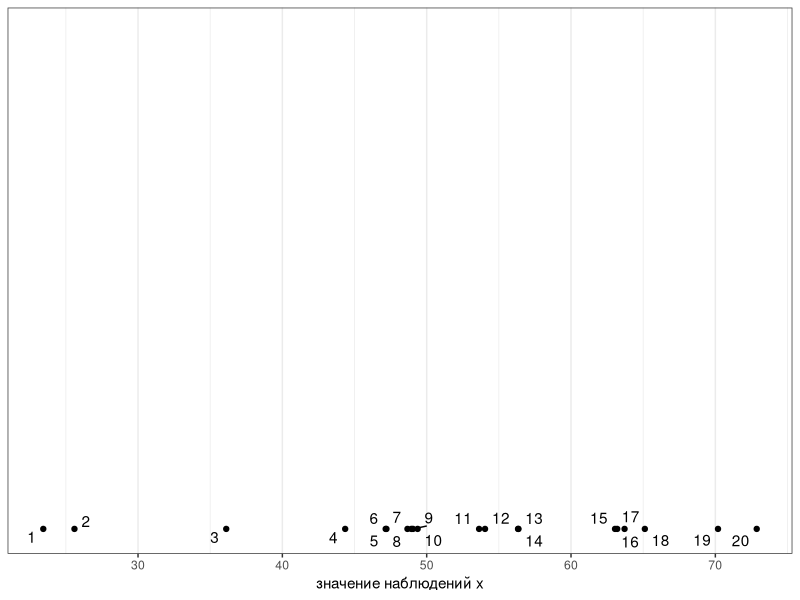
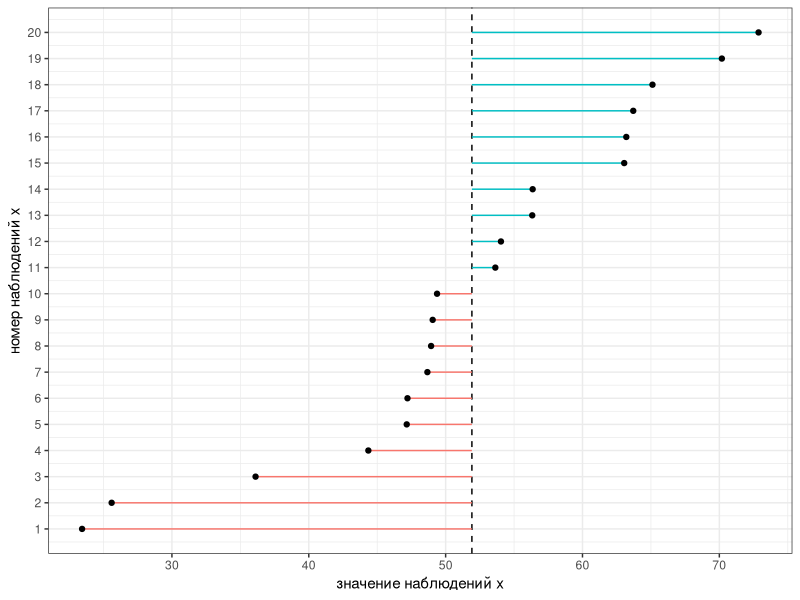
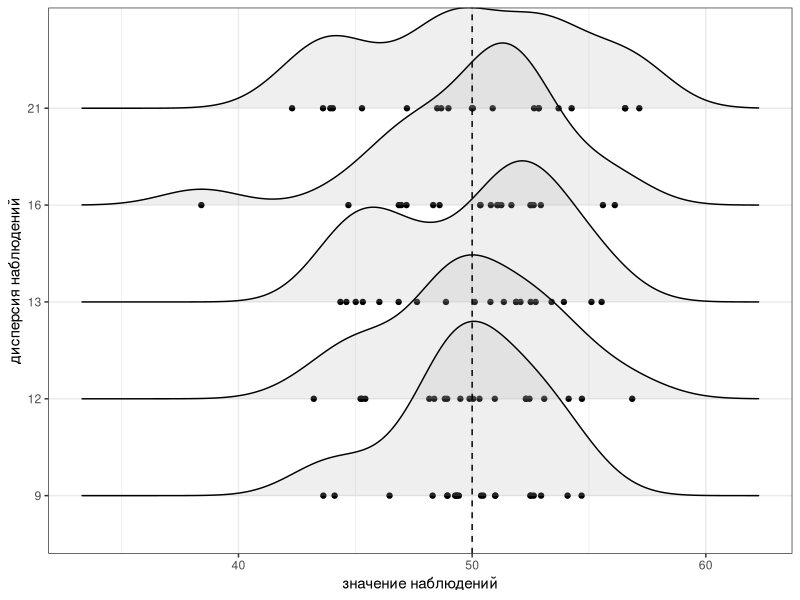
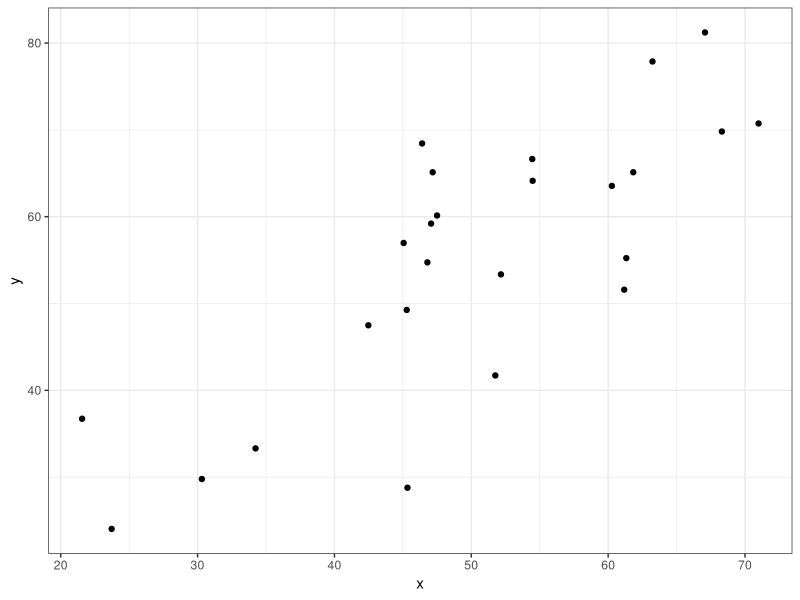
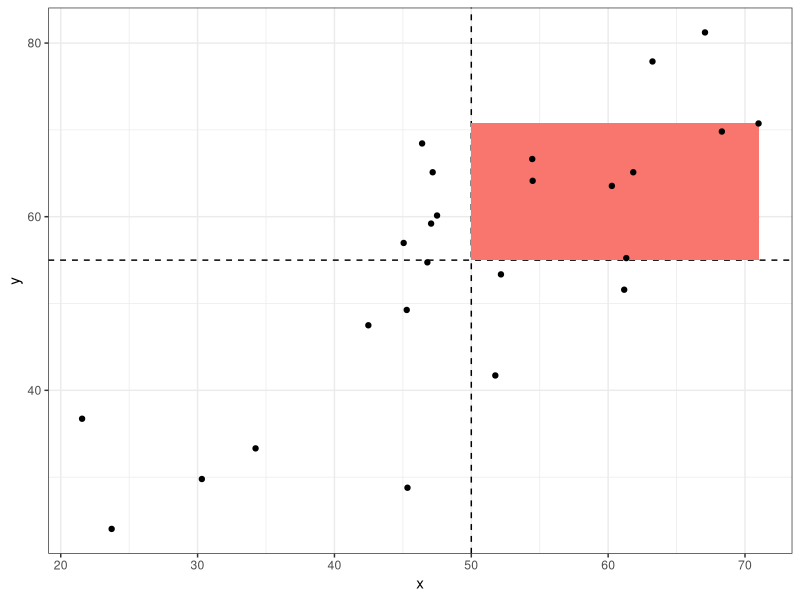
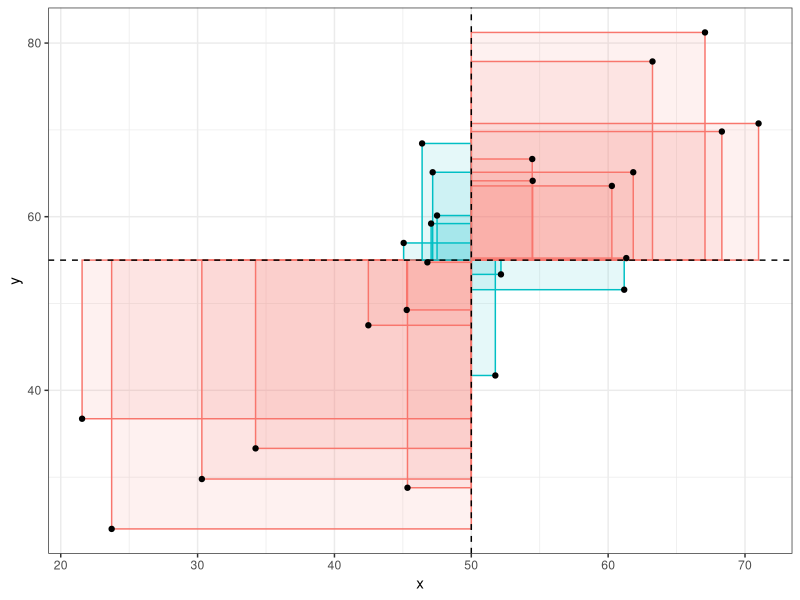

Write R code to recreate these figures, in order.
## ---- chunk 1
library(tidyverse)
theme_set(theme_bw())
## ---- chunk 2
set.seed(42)
df <- tibble(x = sort(rnorm(20, mean = 50, sd = 10)), 
             y = seq_along(x))
df %>% 
  ggplot(aes(x))+
  geom_point(y = 0)+
  ggrepel::geom_text_repel(aes(label = y), y = 0)+
  labs(x = "значение наблюдений x")
## ---- chunk 3
df %>% 
  mutate(positive_negative = x > mean(x)) %>% 
  ggplot(aes(x, y))+
  geom_vline(aes(xintercept = mean(x)), linetype = 2)+
  geom_linerange(aes(xmin = x, 
                     xmax = mean(x), 
                     color = positive_negative),
                 show.legend = FALSE) + 
  geom_point()+
  scale_y_continuous(breaks = df$y)+
  labs(y = "номер наблюдений x",
       x = "значение наблюдений x")
## ---- chunk 4
set.seed(42)
map_dfr(1:5*5, function(x){
  tibble(x = rnorm(20, mean = 50, sd = sqrt(x)),
         var = round(var(x)))
}) %>% 
  group_by(var) %>% 
  mutate(x = x - mean(x)+50) %>% 
  ggplot(aes(x, factor(var)))+
  geom_point()+
  ggridges::geom_density_ridges(alpha = 0.2)+
  geom_vline(aes(xintercept = mean(x)), linetype = 2)+
  labs(x = "значение наблюдений",
       y = "дисперсия наблюдений")
## ---- chunk 5
set.seed(42)
tibble(x = rnorm(25, mean = 50, sd = 10), 
       y = x + rnorm(25, sd = 10)) %>% 
  mutate(x = x - mean(x)+ 50,
         y = y - mean(y)+ 55) ->
  df

df %>% 
  ggplot(aes(x, y))+
  geom_point()
## ---- chunk 6
df %>% 
  ggplot(aes(x, y))+
  geom_hline(aes(yintercept = mean(y)), linetype = 2)+
  geom_vline(aes(xintercept = mean(x)), linetype = 2)+
  geom_rect(aes(ymin = mean(y), ymax = y[which.max(x)], 
                xmin = mean(x), xmax = max(x), fill = TRUE),
            show.legend = FALSE)+
  geom_point()
## ---- chunk 7
df %>% 
  mutate(fill_color = (x > mean(x) & y > mean(y)) | (!x > mean(x) & !y > mean(y)),
         fill_color = !fill_color) %>% 
  ggplot(aes(x, y))+
  geom_rect(aes(xmin = mean(x), xmax = x, 
                ymin = mean(y), ymax = y, fill = fill_color, color = fill_color),
            alpha = 0.1, show.legend = FALSE)+
  geom_hline(aes(yintercept = mean(y)), linetype = 2)+
  geom_vline(aes(xintercept = mean(x)), linetype = 2)+
  geom_point()
## ---- chunk 8
set.seed(42)
x <- rnorm(20, mean = 50, sd = 10)
y <-  x + rnorm(20, sd = 10)
cov(x, y)
cov(x, -y*2)
